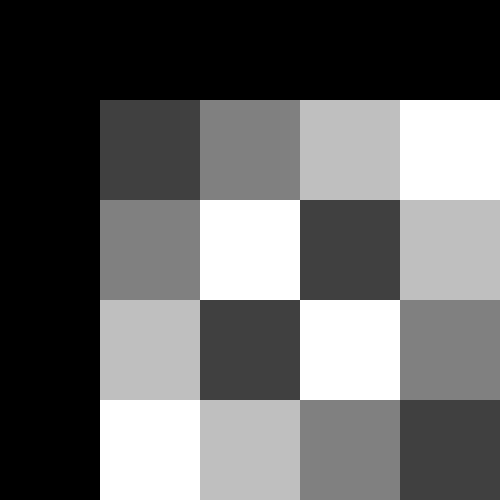
Frame 1 (no input)
Frame 60 (no input): identical to frame 1, image omitted
Frame 120 (the mouse pressed at the canvas centre since frame 60): identical to frame 1, image omitted

The p5.js sketch that drew this single still picture (run headless with seeded random() and noise() and a simulated clock; from frame 60 on, the mouse is pressed at the canvas centre):

// p5.js sketch
// ── sketch.js
const FRAME_RATE = 30;
const GRID_NUMBER = 5;
const TEXT_SIZE = 24;
const CANVAS_SIZE = 500;
const CELL_SIZE = CANVAS_SIZE/GRID_NUMBER;
let debug = false;

function setup() {
  frameRate(FRAME_RATE);
  createCanvas(CANVAS_SIZE, CANVAS_SIZE);
  background(0);
  noStroke();
  textSize(TEXT_SIZE);
  textFont("monospace");
}

function draw() {
  background(0);
  for(let i=0; i<GRID_NUMBER; i++) {
    for(let j=0; j<GRID_NUMBER; j++) {
      let color = (i * j) % GRID_NUMBER;
      fill(map(color, 0, GRID_NUMBER-1, 0, 255));
      rect(i * CELL_SIZE, j * CELL_SIZE, CELL_SIZE, CELL_SIZE);
      if(debug) {
        fill(0, 255, 0);
        text(color, i * CELL_SIZE, j * CELL_SIZE + TEXT_SIZE);
      }
    }
  }
}

function mouseReleased() {
  debug = !debug;
}

function touchEnded() {
  debug = !debug;
}
